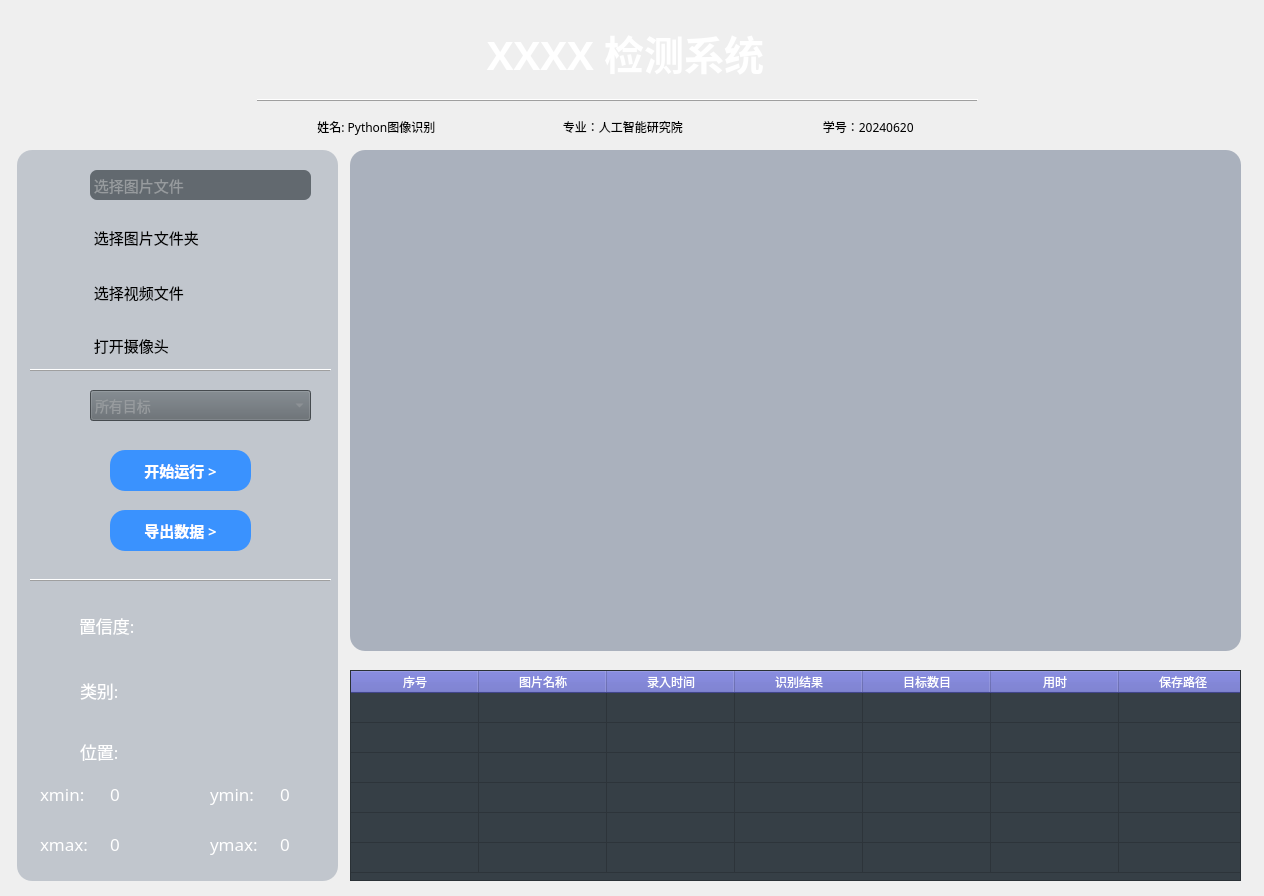
<?xml version="1.0" encoding="UTF-8"?>
<ui version="4.0">
 <class>MainWindow</class>
 <widget class="QMainWindow" name="MainWindow">
  <property name="windowModality">
   <enum>Qt::NonModal</enum>
  </property>
  <property name="enabled">
   <bool>true</bool>
  </property>
  <property name="geometry">
   <rect>
    <x>0</x>
    <y>0</y>
    <width>1264</width>
    <height>896</height>
   </rect>
  </property>
  <property name="minimumSize">
   <size>
    <width>1264</width>
    <height>896</height>
   </size>
  </property>
  <property name="maximumSize">
   <size>
    <width>1264</width>
    <height>896</height>
   </size>
  </property>
  <property name="font">
   <font>
    <family>仿宋</family>
   </font>
  </property>
  <property name="contextMenuPolicy">
   <enum>Qt::DefaultContextMenu</enum>
  </property>
  <property name="windowTitle">
   <string>XXX检测系统</string>
  </property>
  <property name="autoFillBackground">
   <bool>false</bool>
  </property>
  <property name="styleSheet">
   <string notr="true">#centralwidget {background-image: url(&quot;D:/lg/BaiduSyncdisk/project/person_code/project_self/pyqt/det/icon/background.jpg&quot;);}

</string>
  </property>
  <property name="locale">
   <locale language="Chinese" country="China"/>
  </property>
  <property name="setWindowFlags" stdset="0">
   <string>QtCore.Qt.FramelessWindowHint</string>
  </property>
  <property name="setAttribute" stdset="0">
   <string>QtCore.Qt.WA_TranslucentBackground</string>
  </property>
  <widget class="QWidget" name="centralwidget">
   <property name="font">
    <font>
     <family>黑体</family>
    </font>
   </property>
   <widget class="QLabel" name="label_title">
    <property name="geometry">
     <rect>
      <x>120</x>
      <y>22</y>
      <width>1011</width>
      <height>61</height>
     </rect>
    </property>
    <property name="minimumSize">
     <size>
      <width>0</width>
      <height>0</height>
     </size>
    </property>
    <property name="maximumSize">
     <size>
      <width>10000</width>
      <height>10000</height>
     </size>
    </property>
    <property name="font">
     <font>
      <family>微软雅黑</family>
      <pointsize>30</pointsize>
      <weight>75</weight>
      <italic>false</italic>
      <bold>true</bold>
     </font>
    </property>
    <property name="styleSheet">
     <string notr="true">color: rgb(255, 255, 255);</string>
    </property>
    <property name="text">
     <string>XXXX 检测系统</string>
    </property>
    <property name="scaledContents">
     <bool>true</bool>
    </property>
    <property name="alignment">
     <set>Qt::AlignCenter</set>
    </property>
   </widget>
   <widget class="QFrame" name="frame">
    <property name="geometry">
     <rect>
      <x>257</x>
      <y>90</y>
      <width>721</width>
      <height>20</height>
     </rect>
    </property>
    <property name="font">
     <font>
      <pointsize>9</pointsize>
     </font>
    </property>
    <property name="acceptDrops">
     <bool>true</bool>
    </property>
    <property name="toolTipDuration">
     <number>-2</number>
    </property>
    <property name="frameShape">
     <enum>QFrame::HLine</enum>
    </property>
    <property name="frameShadow">
     <enum>QFrame::Raised</enum>
    </property>
    <property name="lineWidth">
     <number>1</number>
    </property>
   </widget>
   <widget class="QLabel" name="label_img">
    <property name="geometry">
     <rect>
      <x>350</x>
      <y>150</y>
      <width>891</width>
      <height>501</height>
     </rect>
    </property>
    <property name="styleSheet">
     <string notr="true">background-color: rgba(122, 135, 154, 150);
border-radius: 15px;
</string>
    </property>
    <property name="text">
     <string/>
    </property>
    <property name="pixmap">
     <pixmap>icon/zhutu2.png</pixmap>
    </property>
    <property name="alignment">
     <set>Qt::AlignCenter</set>
    </property>
    <property name="wordWrap">
     <bool>false</bool>
    </property>
    <property name="margin">
     <number>0</number>
    </property>
    <property name="indent">
     <number>-1</number>
    </property>
    <property name="openExternalLinks">
     <bool>false</bool>
    </property>
   </widget>
   <widget class="QLabel" name="label_17">
    <property name="geometry">
     <rect>
      <x>40</x>
      <y>730</y>
      <width>30</width>
      <height>30</height>
     </rect>
    </property>
    <property name="text">
     <string/>
    </property>
    <property name="pixmap">
     <pixmap>icon/weizhi.png</pixmap>
    </property>
    <property name="alignment">
     <set>Qt::AlignCenter</set>
    </property>
   </widget>
   <widget class="QLabel" name="label_9">
    <property name="geometry">
     <rect>
      <x>80</x>
      <y>736</y>
      <width>111</width>
      <height>31</height>
     </rect>
    </property>
    <property name="font">
     <font>
      <family>黑体</family>
      <pointsize>13</pointsize>
     </font>
    </property>
    <property name="styleSheet">
     <string notr="true">color: rgb(255, 255, 255);</string>
    </property>
    <property name="text">
     <string>位置:</string>
    </property>
   </widget>
   <widget class="QLabel" name="label_xmin">
    <property name="geometry">
     <rect>
      <x>40</x>
      <y>780</y>
      <width>71</width>
      <height>27</height>
     </rect>
    </property>
    <property name="font">
     <font>
      <family>黑体</family>
      <pointsize>13</pointsize>
     </font>
    </property>
    <property name="styleSheet">
     <string notr="true">color: rgb(255, 255, 255);</string>
    </property>
    <property name="text">
     <string>xmin: </string>
    </property>
   </widget>
   <widget class="QLabel" name="label_19">
    <property name="geometry">
     <rect>
      <x>210</x>
      <y>780</y>
      <width>71</width>
      <height>27</height>
     </rect>
    </property>
    <property name="font">
     <font>
      <family>黑体</family>
      <pointsize>13</pointsize>
     </font>
    </property>
    <property name="styleSheet">
     <string notr="true">color: rgb(255, 255, 255);</string>
    </property>
    <property name="text">
     <string>ymin:</string>
    </property>
   </widget>
   <widget class="QLabel" name="label_20">
    <property name="geometry">
     <rect>
      <x>40</x>
      <y>830</y>
      <width>71</width>
      <height>27</height>
     </rect>
    </property>
    <property name="font">
     <font>
      <family>黑体</family>
      <pointsize>13</pointsize>
     </font>
    </property>
    <property name="styleSheet">
     <string notr="true">color: rgb(255, 255, 255);</string>
    </property>
    <property name="text">
     <string>xmax:</string>
    </property>
   </widget>
   <widget class="QLabel" name="label_21">
    <property name="geometry">
     <rect>
      <x>210</x>
      <y>830</y>
      <width>71</width>
      <height>27</height>
     </rect>
    </property>
    <property name="font">
     <font>
      <family>黑体</family>
      <pointsize>13</pointsize>
     </font>
    </property>
    <property name="styleSheet">
     <string notr="true">color: rgb(255, 255, 255);</string>
    </property>
    <property name="text">
     <string>ymax:</string>
    </property>
   </widget>
   <widget class="QLabel" name="label_23">
    <property name="geometry">
     <rect>
      <x>250</x>
      <y>197</y>
      <width>50</width>
      <height>27</height>
     </rect>
    </property>
    <property name="text">
     <string/>
    </property>
    <property name="pixmap">
     <pixmap>icon2/mubiaojiance.png</pixmap>
    </property>
    <property name="alignment">
     <set>Qt::AlignCenter</set>
    </property>
   </widget>
   <widget class="QLabel" name="label_24">
    <property name="geometry">
     <rect>
      <x>260</x>
      <y>240</y>
      <width>30</width>
      <height>30</height>
     </rect>
    </property>
    <property name="text">
     <string/>
    </property>
    <property name="pixmap">
     <pixmap>icon2/mubiaogenzong.png</pixmap>
    </property>
    <property name="alignment">
     <set>Qt::AlignCenter</set>
    </property>
   </widget>
   <widget class="QFrame" name="frame_3">
    <property name="geometry">
     <rect>
      <x>30</x>
      <y>360</y>
      <width>301</width>
      <height>20</height>
     </rect>
    </property>
    <property name="font">
     <font>
      <pointsize>9</pointsize>
     </font>
    </property>
    <property name="frameShape">
     <enum>QFrame::HLine</enum>
    </property>
    <property name="frameShadow">
     <enum>QFrame::Raised</enum>
    </property>
    <property name="lineWidth">
     <number>1</number>
    </property>
   </widget>
   <widget class="QFrame" name="frame_6">
    <property name="geometry">
     <rect>
      <x>30</x>
      <y>570</y>
      <width>301</width>
      <height>20</height>
     </rect>
    </property>
    <property name="font">
     <font>
      <pointsize>2</pointsize>
     </font>
    </property>
    <property name="frameShape">
     <enum>QFrame::HLine</enum>
    </property>
    <property name="frameShadow">
     <enum>QFrame::Raised</enum>
    </property>
    <property name="lineWidth">
     <number>1</number>
    </property>
    <property name="midLineWidth">
     <number>0</number>
    </property>
   </widget>
   <widget class="QLabel" name="label_25">
    <property name="geometry">
     <rect>
      <x>40</x>
      <y>395</y>
      <width>30</width>
      <height>30</height>
     </rect>
    </property>
    <property name="text">
     <string/>
    </property>
    <property name="pixmap">
     <pixmap>icon/suoyoumubiao.png</pixmap>
    </property>
    <property name="alignment">
     <set>Qt::AlignCenter</set>
    </property>
   </widget>
   <widget class="QComboBox" name="comboBox">
    <property name="geometry">
     <rect>
      <x>90</x>
      <y>390</y>
      <width>221</width>
      <height>31</height>
     </rect>
    </property>
    <property name="styleSheet">
     <string notr="true">
QComboBox {
    background-color: rgb(98, 105, 111);
    color: rgb(151, 155, 158);
    font-size: 14px; /* 设置字体大小为12像素 */
}
</string>
    </property>
    <item>
     <property name="text">
      <string>所有目标</string>
     </property>
    </item>
   </widget>
   <widget class="QPushButton" name="pushButton_start">
    <property name="geometry">
     <rect>
      <x>110</x>
      <y>450</y>
      <width>141</width>
      <height>41</height>
     </rect>
    </property>
    <property name="font">
     <font>
      <family>黑体</family>
      <pointsize>11</pointsize>
      <weight>75</weight>
      <bold>true</bold>
     </font>
    </property>
    <property name="styleSheet">
     <string notr="true">background-color: rgb(58,146,254);

border-radius: 15px;

color: rgb(255, 255, 255);</string>
    </property>
    <property name="text">
     <string>开始运行 &gt;</string>
    </property>
   </widget>
   <widget class="QLabel" name="label_xmin_v">
    <property name="geometry">
     <rect>
      <x>110</x>
      <y>780</y>
      <width>51</width>
      <height>27</height>
     </rect>
    </property>
    <property name="font">
     <font>
      <family>黑体</family>
      <pointsize>13</pointsize>
     </font>
    </property>
    <property name="styleSheet">
     <string notr="true">color: rgb(255, 255, 255);</string>
    </property>
    <property name="text">
     <string>0</string>
    </property>
   </widget>
   <widget class="QLabel" name="label_xmax_v">
    <property name="geometry">
     <rect>
      <x>110</x>
      <y>830</y>
      <width>51</width>
      <height>27</height>
     </rect>
    </property>
    <property name="font">
     <font>
      <family>黑体</family>
      <pointsize>13</pointsize>
     </font>
    </property>
    <property name="styleSheet">
     <string notr="true">color: rgb(255, 255, 255);</string>
    </property>
    <property name="text">
     <string>0</string>
    </property>
   </widget>
   <widget class="QLabel" name="label_ymin_v">
    <property name="geometry">
     <rect>
      <x>280</x>
      <y>780</y>
      <width>51</width>
      <height>27</height>
     </rect>
    </property>
    <property name="font">
     <font>
      <family>黑体</family>
      <pointsize>13</pointsize>
     </font>
    </property>
    <property name="styleSheet">
     <string notr="true">color: rgb(255, 255, 255);</string>
    </property>
    <property name="text">
     <string>0</string>
    </property>
   </widget>
   <widget class="QLabel" name="label_ymax_v">
    <property name="geometry">
     <rect>
      <x>280</x>
      <y>830</y>
      <width>51</width>
      <height>27</height>
     </rect>
    </property>
    <property name="font">
     <font>
      <family>黑体</family>
      <pointsize>13</pointsize>
     </font>
    </property>
    <property name="styleSheet">
     <string notr="true">color: rgb(255, 255, 255);</string>
    </property>
    <property name="text">
     <string>0</string>
    </property>
   </widget>
   <widget class="QLabel" name="label_score">
    <property name="geometry">
     <rect>
      <x>150</x>
      <y>610</y>
      <width>171</width>
      <height>31</height>
     </rect>
    </property>
    <property name="font">
     <font>
      <family>黑体</family>
      <pointsize>13</pointsize>
     </font>
    </property>
    <property name="styleSheet">
     <string notr="true">color: rgb(255, 255, 255);</string>
    </property>
    <property name="text">
     <string/>
    </property>
    <property name="alignment">
     <set>Qt::AlignCenter</set>
    </property>
   </widget>
   <widget class="QLabel" name="label_classes">
    <property name="geometry">
     <rect>
      <x>800</x>
      <y>690</y>
      <width>41</width>
      <height>31</height>
     </rect>
    </property>
    <property name="font">
     <font>
      <family>黑体</family>
      <pointsize>13</pointsize>
     </font>
    </property>
    <property name="styleSheet">
     <string notr="true">color: rgb(255, 255, 255);</string>
    </property>
    <property name="text">
     <string/>
    </property>
   </widget>
   <widget class="QLabel" name="label_img_path">
    <property name="geometry">
     <rect>
      <x>90</x>
      <y>170</y>
      <width>221</width>
      <height>30</height>
     </rect>
    </property>
    <property name="font">
     <font>
      <family>黑体</family>
      <pointsize>11</pointsize>
      <weight>50</weight>
      <bold>false</bold>
     </font>
    </property>
    <property name="toolTipDuration">
     <number>-1</number>
    </property>
    <property name="styleSheet">
     <string notr="true">background-color: rgb(98, 105, 111);

border-radius: 7px;

color: rgb(151, 155, 158);</string>
    </property>
    <property name="text">
     <string> 选择图片文件</string>
    </property>
    <property name="textFormat">
     <enum>Qt::AutoText</enum>
    </property>
   </widget>
   <widget class="QPushButton" name="pushButton_img">
    <property name="geometry">
     <rect>
      <x>30</x>
      <y>160</y>
      <width>45</width>
      <height>45</height>
     </rect>
    </property>
    <property name="styleSheet">
     <string notr="true">QPushButton {
    background-color: transparent;
    border-radius: 10px; /* 设置圆角半径为10像素 */
}

QPushButton:hover {
    background-color: rgb(98, 105, 111);
}</string>
    </property>
    <property name="text">
     <string/>
    </property>
    <property name="icon">
     <iconset>
      <normaloff>icon/dirs.png</normaloff>icon/dirs.png</iconset>
    </property>
    <property name="iconSize">
     <size>
      <width>40</width>
      <height>27</height>
     </size>
    </property>
   </widget>
   <widget class="QPushButton" name="pushButton_dir">
    <property name="geometry">
     <rect>
      <x>30</x>
      <y>214</y>
      <width>45</width>
      <height>45</height>
     </rect>
    </property>
    <property name="styleSheet">
     <string notr="true">QPushButton {
    background-color: transparent;
    border-radius: 10px; /* 设置圆角半径为10像素 */
}

QPushButton:hover {
    background-color: rgb(98, 105, 111);
}</string>
    </property>
    <property name="text">
     <string/>
    </property>
    <property name="icon">
     <iconset>
      <normaloff>icon/dir.png</normaloff>icon/dir.png</iconset>
    </property>
    <property name="iconSize">
     <size>
      <width>40</width>
      <height>27</height>
     </size>
    </property>
   </widget>
   <widget class="QLabel" name="label_dir_path">
    <property name="geometry">
     <rect>
      <x>90</x>
      <y>222</y>
      <width>221</width>
      <height>30</height>
     </rect>
    </property>
    <property name="font">
     <font>
      <family>黑体</family>
      <pointsize>11</pointsize>
      <weight>50</weight>
      <bold>false</bold>
     </font>
    </property>
    <property name="toolTipDuration">
     <number>-1</number>
    </property>
    <property name="styleSheet">
     <string notr="true">background-color: rgb(98, 105, 111);

border-radius: 7px;

color: rgb(151, 155, 158);

QLabel {
    padding-left: 10px; /* 设置左边距为10像素 */
}</string>
    </property>
    <property name="text">
     <string> 选择图片文件夹</string>
    </property>
    <property name="textFormat">
     <enum>Qt::AutoText</enum>
    </property>
   </widget>
   <widget class="QPushButton" name="pushButton_video">
    <property name="geometry">
     <rect>
      <x>30</x>
      <y>270</y>
      <width>45</width>
      <height>45</height>
     </rect>
    </property>
    <property name="styleSheet">
     <string notr="true">QPushButton {
    background-color: transparent;
    border-radius: 10px; /* 设置圆角半径为10像素 */
}

QPushButton:hover {
    background-color: rgb(98, 105, 111);
}</string>
    </property>
    <property name="text">
     <string/>
    </property>
    <property name="icon">
     <iconset>
      <normaloff>icon/shipinwenjian.png</normaloff>icon/shipinwenjian.png</iconset>
    </property>
    <property name="iconSize">
     <size>
      <width>40</width>
      <height>27</height>
     </size>
    </property>
   </widget>
   <widget class="QLabel" name="label_video_path">
    <property name="geometry">
     <rect>
      <x>90</x>
      <y>277</y>
      <width>221</width>
      <height>30</height>
     </rect>
    </property>
    <property name="font">
     <font>
      <family>黑体</family>
      <pointsize>11</pointsize>
      <weight>50</weight>
      <bold>false</bold>
     </font>
    </property>
    <property name="toolTipDuration">
     <number>-1</number>
    </property>
    <property name="styleSheet">
     <string notr="true">background-color: rgb(98, 105, 111);

border-radius: 7px;

color: rgb(151, 155, 158);

QLabel {
    padding-left: 10px; /* 设置左边距为10像素 */
}</string>
    </property>
    <property name="text">
     <string> 选择视频文件</string>
    </property>
    <property name="textFormat">
     <enum>Qt::AutoText</enum>
    </property>
   </widget>
   <widget class="QPushButton" name="pushButton_export">
    <property name="geometry">
     <rect>
      <x>110</x>
      <y>510</y>
      <width>141</width>
      <height>41</height>
     </rect>
    </property>
    <property name="font">
     <font>
      <family>黑体</family>
      <pointsize>11</pointsize>
      <weight>75</weight>
      <bold>true</bold>
     </font>
    </property>
    <property name="styleSheet">
     <string notr="true">background-color: rgb(58,146,254);

border-radius: 15px;

color: rgb(255, 255, 255);</string>
    </property>
    <property name="text">
     <string>导出数据 &gt;</string>
    </property>
   </widget>
   <widget class="QLabel" name="label_15">
    <property name="geometry">
     <rect>
      <x>40</x>
      <y>675</y>
      <width>30</width>
      <height>30</height>
     </rect>
    </property>
    <property name="text">
     <string/>
    </property>
    <property name="pixmap">
     <pixmap>icon/leibie.png</pixmap>
    </property>
    <property name="alignment">
     <set>Qt::AlignCenter</set>
    </property>
   </widget>
   <widget class="QLabel" name="label_7">
    <property name="geometry">
     <rect>
      <x>80</x>
      <y>675</y>
      <width>111</width>
      <height>31</height>
     </rect>
    </property>
    <property name="font">
     <font>
      <family>黑体</family>
      <pointsize>13</pointsize>
     </font>
    </property>
    <property name="styleSheet">
     <string notr="true">color: rgb(255, 255, 255);</string>
    </property>
    <property name="text">
     <string>类别:</string>
    </property>
   </widget>
   <widget class="QLabel" name="label_6">
    <property name="geometry">
     <rect>
      <x>79</x>
      <y>605</y>
      <width>111</width>
      <height>41</height>
     </rect>
    </property>
    <property name="font">
     <font>
      <family>黑体</family>
      <pointsize>13</pointsize>
     </font>
    </property>
    <property name="styleSheet">
     <string notr="true">color: rgb(255, 255, 255);</string>
    </property>
    <property name="text">
     <string>置信度:</string>
    </property>
   </widget>
   <widget class="QLabel" name="label_14">
    <property name="geometry">
     <rect>
      <x>40</x>
      <y>610</y>
      <width>29</width>
      <height>34</height>
     </rect>
    </property>
    <property name="text">
     <string/>
    </property>
    <property name="pixmap">
     <pixmap>icon/zhixindu.png</pixmap>
    </property>
    <property name="alignment">
     <set>Qt::AlignCenter</set>
    </property>
   </widget>
   <widget class="QTableWidget" name="tableWidget_info">
    <property name="geometry">
     <rect>
      <x>350</x>
      <y>670</y>
      <width>891</width>
      <height>211</height>
     </rect>
    </property>
    <property name="font">
     <font>
      <family>黑体</family>
     </font>
    </property>
    <property name="styleSheet">
     <string notr="true">QHeaderView::section {
    background-color: rgb(93,98,194);
    color: white;
}

QTableWidget {
    background-color: rgb(54, 63, 70);
}


QTableView::item:hover{
	background-color:rgb(152,155,232);
}

QTableView::item:selected:!active{
	background-color:#f1f0f6;
}





</string>
    </property>
    <property name="lineWidth">
     <number>0</number>
    </property>
    <property name="verticalScrollBarPolicy">
     <enum>Qt::ScrollBarAlwaysOff</enum>
    </property>
    <property name="horizontalScrollBarPolicy">
     <enum>Qt::ScrollBarAlwaysOff</enum>
    </property>
    <property name="autoScroll">
     <bool>false</bool>
    </property>
    <property name="editTriggers">
     <set>QAbstractItemView::NoEditTriggers</set>
    </property>
    <property name="verticalScrollMode">
     <enum>QAbstractItemView::ScrollPerPixel</enum>
    </property>
    <property name="horizontalScrollMode">
     <enum>QAbstractItemView::ScrollPerPixel</enum>
    </property>
    <property name="showGrid">
     <bool>true</bool>
    </property>
    <property name="gridStyle">
     <enum>Qt::CustomDashLine</enum>
    </property>
    <property name="sortingEnabled">
     <bool>false</bool>
    </property>
    <property name="wordWrap">
     <bool>true</bool>
    </property>
    <property name="cornerButtonEnabled">
     <bool>true</bool>
    </property>
    <property name="rowCount">
     <number>6</number>
    </property>
    <property name="columnCount">
     <number>7</number>
    </property>
    <property name="sectionResizeMode" stdset="0">
     <string>QHeaderView::ResizeToContents</string>
    </property>
    <attribute name="horizontalHeaderVisible">
     <bool>true</bool>
    </attribute>
    <attribute name="horizontalHeaderCascadingSectionResizes">
     <bool>false</bool>
    </attribute>
    <attribute name="horizontalHeaderMinimumSectionSize">
     <number>30</number>
    </attribute>
    <attribute name="horizontalHeaderDefaultSectionSize">
     <number>128</number>
    </attribute>
    <attribute name="horizontalHeaderShowSortIndicator" stdset="0">
     <bool>false</bool>
    </attribute>
    <attribute name="verticalHeaderVisible">
     <bool>false</bool>
    </attribute>
    <attribute name="verticalHeaderCascadingSectionResizes">
     <bool>false</bool>
    </attribute>
    <row/>
    <row/>
    <row/>
    <row/>
    <row/>
    <row/>
    <column>
     <property name="text">
      <string>序号</string>
     </property>
    </column>
    <column>
     <property name="text">
      <string>图片名称</string>
     </property>
    </column>
    <column>
     <property name="text">
      <string>录入时间</string>
     </property>
    </column>
    <column>
     <property name="text">
      <string>识别结果</string>
     </property>
    </column>
    <column>
     <property name="text">
      <string>目标数目</string>
     </property>
    </column>
    <column>
     <property name="text">
      <string>用时</string>
     </property>
    </column>
    <column>
     <property name="text">
      <string>保存路径</string>
     </property>
    </column>
   </widget>
   <widget class="QLabel" name="label_class">
    <property name="geometry">
     <rect>
      <x>150</x>
      <y>675</y>
      <width>171</width>
      <height>31</height>
     </rect>
    </property>
    <property name="font">
     <font>
      <family>黑体</family>
      <pointsize>13</pointsize>
     </font>
    </property>
    <property name="styleSheet">
     <string notr="true">color: rgb(255, 255, 255);</string>
    </property>
    <property name="text">
     <string/>
    </property>
    <property name="alignment">
     <set>Qt::AlignCenter</set>
    </property>
   </widget>
   <widget class="QLabel" name="label_control">
    <property name="geometry">
     <rect>
      <x>17</x>
      <y>150</y>
      <width>321</width>
      <height>731</height>
     </rect>
    </property>
    <property name="styleSheet">
     <string notr="true">background-color: rgba(122, 135, 154, 100);
border-radius: 15px;
</string>
    </property>
    <property name="text">
     <string/>
    </property>
   </widget>
   <widget class="QPushButton" name="pushButton_camera">
    <property name="geometry">
     <rect>
      <x>30</x>
      <y>320</y>
      <width>45</width>
      <height>45</height>
     </rect>
    </property>
    <property name="styleSheet">
     <string notr="true">QPushButton {
    background-color: transparent;
    border-radius: 10px; /* 设置圆角半径为10像素 */
}

QPushButton:hover {
    background-color: rgb(98, 105, 111);
}</string>
    </property>
    <property name="text">
     <string/>
    </property>
    <property name="icon">
     <iconset>
      <normaloff>icon/shexiangtou.png</normaloff>icon/shexiangtou.png</iconset>
    </property>
    <property name="iconSize">
     <size>
      <width>40</width>
      <height>27</height>
     </size>
    </property>
   </widget>
   <widget class="QLabel" name="label_camera_path">
    <property name="geometry">
     <rect>
      <x>90</x>
      <y>330</y>
      <width>221</width>
      <height>30</height>
     </rect>
    </property>
    <property name="font">
     <font>
      <family>黑体</family>
      <pointsize>11</pointsize>
      <weight>50</weight>
      <bold>false</bold>
     </font>
    </property>
    <property name="toolTipDuration">
     <number>-1</number>
    </property>
    <property name="styleSheet">
     <string notr="true">background-color: rgb(98, 105, 111);

border-radius: 7px;

color: rgb(151, 155, 158);

QLabel {
    padding-left: 10px; /* 设置左边距为10像素 */
}</string>
    </property>
    <property name="text">
     <string> 打开摄像头</string>
    </property>
    <property name="textFormat">
     <enum>Qt::AutoText</enum>
    </property>
   </widget>
   <widget class="QLabel" name="label_xiaohui">
    <property name="geometry">
     <rect>
      <x>1140</x>
      <y>50</y>
      <width>81</width>
      <height>81</height>
     </rect>
    </property>
    <property name="text">
     <string/>
    </property>
    <property name="pixmap">
     <pixmap>icon/qinghua.jpg</pixmap>
    </property>
    <property name="scaledContents">
     <bool>true</bool>
    </property>
   </widget>
   <widget class="QLabel" name="label_info">
    <property name="geometry">
     <rect>
      <x>140</x>
      <y>117</y>
      <width>951</width>
      <height>21</height>
     </rect>
    </property>
    <property name="text">
     <string>姓名: Python图像识别                                         专业：人工智能研究院                                             学号：20240620</string>
    </property>
    <property name="scaledContents">
     <bool>true</bool>
    </property>
    <property name="alignment">
     <set>Qt::AlignCenter</set>
    </property>
    <property name="textInteractionFlags">
     <set>Qt::LinksAccessibleByMouse|Qt::TextEditable|Qt::TextEditorInteraction|Qt::TextSelectableByKeyboard|Qt::TextSelectableByMouse</set>
    </property>
   </widget>
   <zorder>label_control</zorder>
   <zorder>label_title</zorder>
   <zorder>frame</zorder>
   <zorder>label_img</zorder>
   <zorder>label_17</zorder>
   <zorder>label_9</zorder>
   <zorder>label_xmin</zorder>
   <zorder>label_19</zorder>
   <zorder>label_20</zorder>
   <zorder>label_21</zorder>
   <zorder>label_23</zorder>
   <zorder>label_24</zorder>
   <zorder>frame_3</zorder>
   <zorder>frame_6</zorder>
   <zorder>label_25</zorder>
   <zorder>comboBox</zorder>
   <zorder>pushButton_start</zorder>
   <zorder>label_xmin_v</zorder>
   <zorder>label_xmax_v</zorder>
   <zorder>label_ymin_v</zorder>
   <zorder>label_ymax_v</zorder>
   <zorder>label_score</zorder>
   <zorder>label_classes</zorder>
   <zorder>label_img_path</zorder>
   <zorder>pushButton_img</zorder>
   <zorder>pushButton_dir</zorder>
   <zorder>label_dir_path</zorder>
   <zorder>pushButton_video</zorder>
   <zorder>label_video_path</zorder>
   <zorder>pushButton_export</zorder>
   <zorder>label_15</zorder>
   <zorder>label_7</zorder>
   <zorder>label_6</zorder>
   <zorder>label_14</zorder>
   <zorder>tableWidget_info</zorder>
   <zorder>label_class</zorder>
   <zorder>pushButton_camera</zorder>
   <zorder>label_camera_path</zorder>
   <zorder>label_xiaohui</zorder>
   <zorder>label_info</zorder>
  </widget>
 </widget>
 <resources/>
 <connections/>
</ui>
